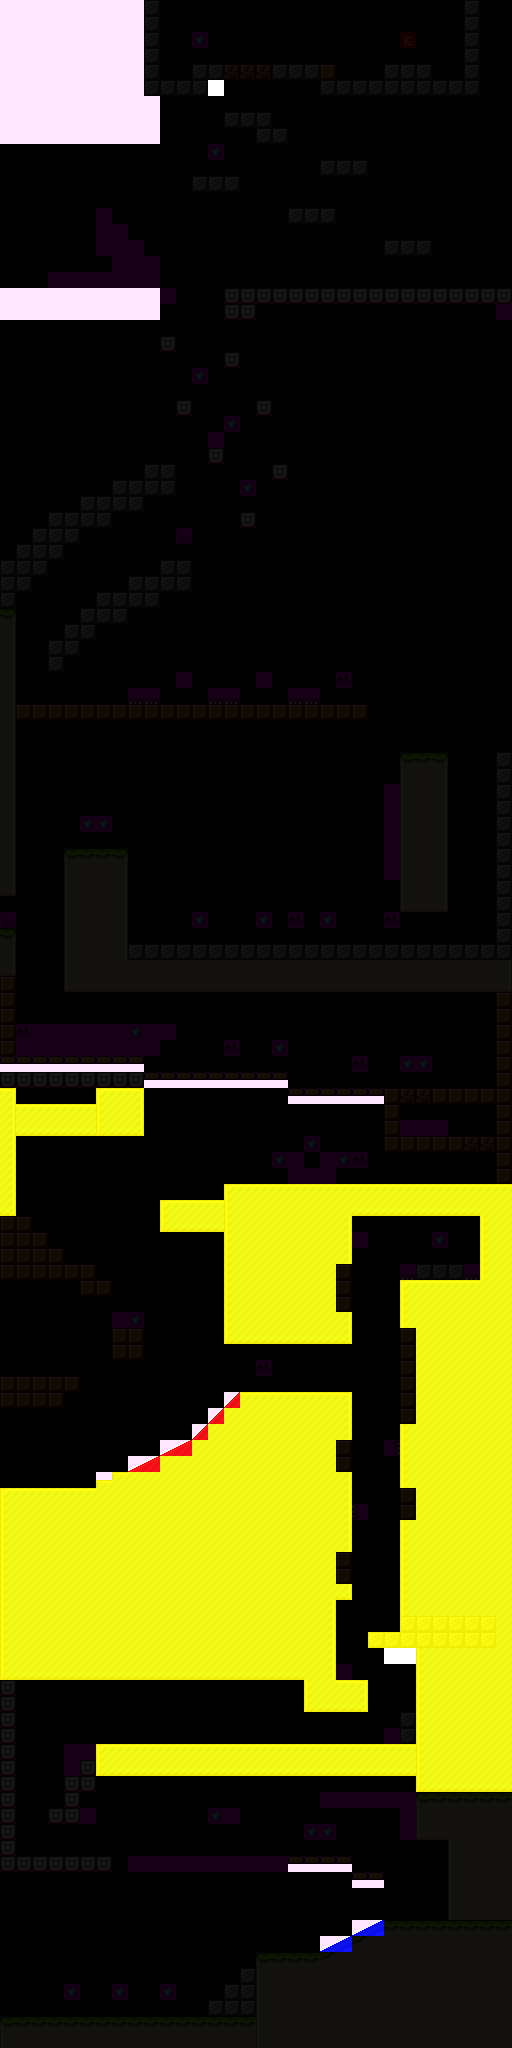

A level layout from a 2D game, rendered from its tile map. Below: a short description, then the map file with tile-grid data replaced by summaries:
An orthogonal 32x128 tile map with 16x16 px tiles, 2 tile layers (Collision, Calque 1), 2 tilesets and 4 objects (4x obj).

<map version="1.0" orientation="orthogonal" width="32" height="128" tilewidth="16" tileheight="16">
 <tileset firstgid="1" name="Level1" tilewidth="16" tileheight="16">
  <image source="../chipsets/ch_stand.png" trans="ff00ff" />
 </tileset>
 <tileset firstgid="257" name="Collision" tilewidth="16" tileheight="16">
  <image source="../chipsets/ch_stand_c.png" trans="ffffff" />
 </tileset>
 <layer name="Collision" width="32" height="128">
  <data>[4096 cells, 1478 non-empty, 10 distinct tile ids]</data>
 </layer>
 <layer name="Calque 1" width="32" height="128" opacity="0.09">
  <data>[4096 cells, 1607 non-empty, 45 distinct tile ids]</data>
 </layer>
 <objectgroup name="Obj" width="32" height="128">
  <object name="entry" type="obj" x="19" y="1956" width="28" height="20" />
  <object name="water" type="obj" x="-9" y="1996" width="283" height="45" />
  <object name="water" type="obj" x="117" y="867" width="318" height="98" />
  <object name="water" type="obj" x="421" y="771" width="80" height="196" />
 </objectgroup>
</map>